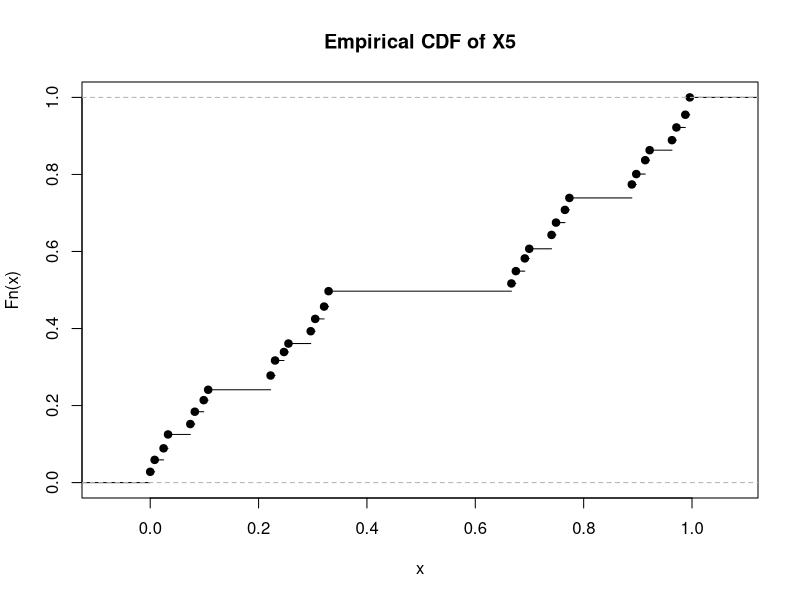
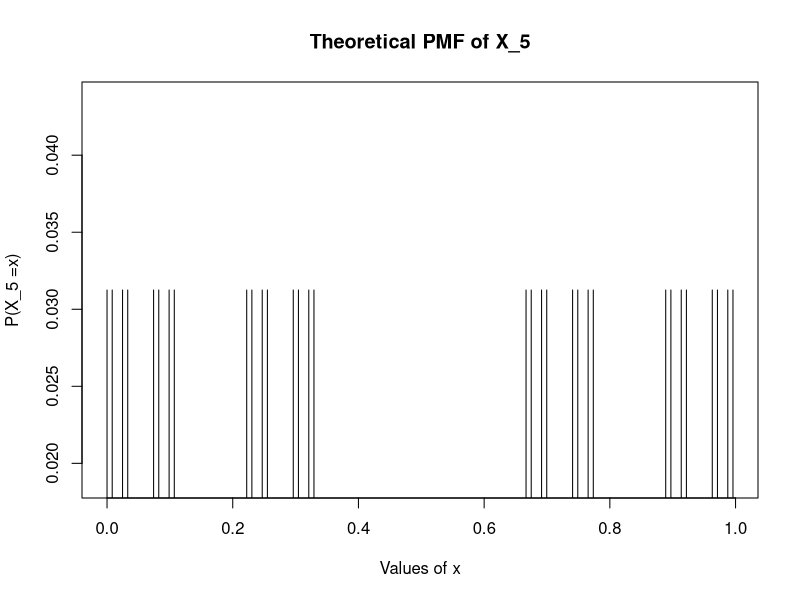
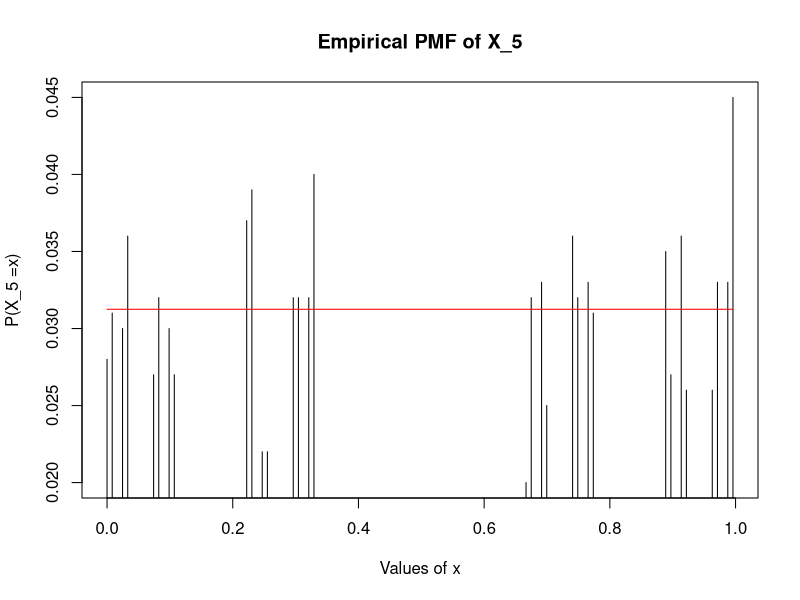
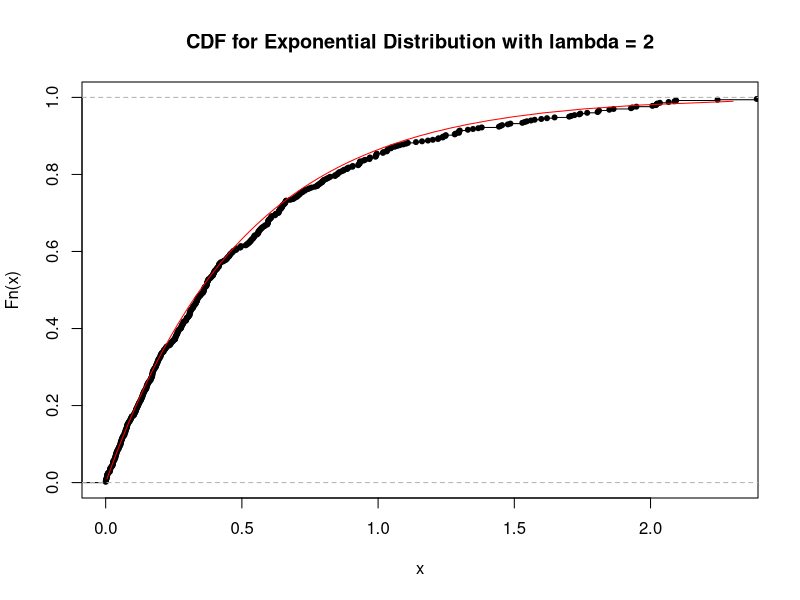
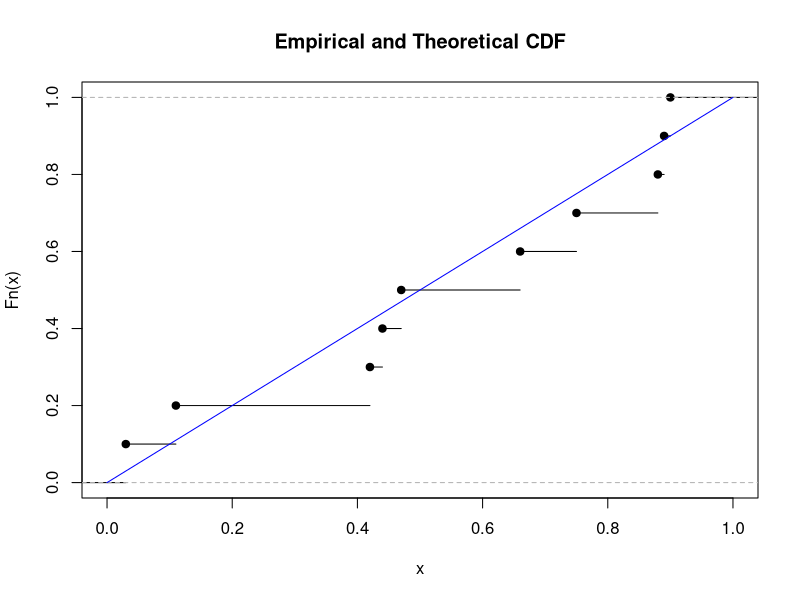
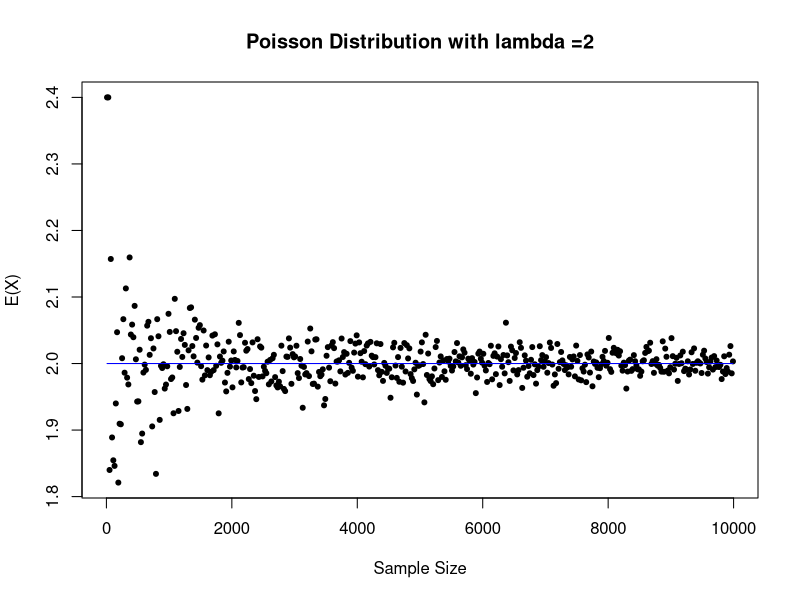
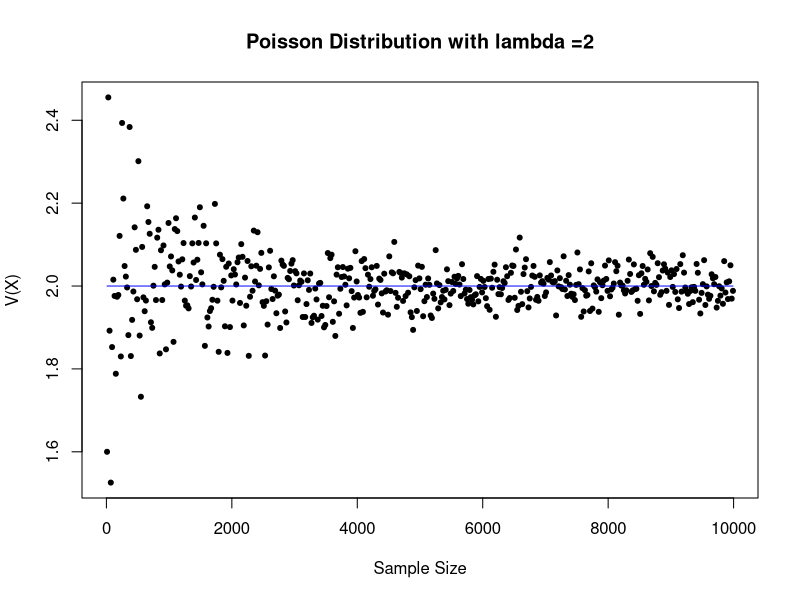
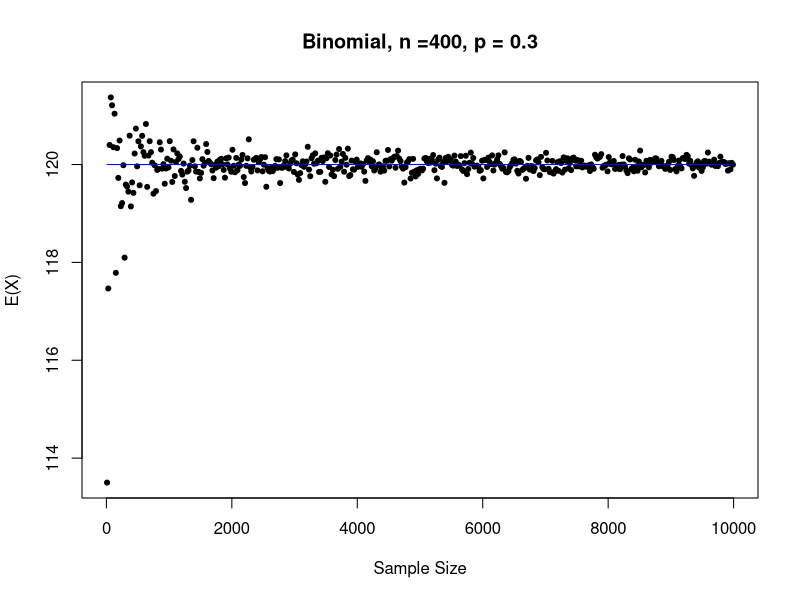

Reproduce these figures in R, in order.
# Question 1

set.seed(5)
nsims <- 1000  # number of simulations
seq <- 1:nsims
n <-5 # number of tosses 
X5 <-c() # initializing list of total winnings
for (i in seq){
x5 = 0 
fair <- sample(1:2, n, replace=TRUE)  # 5 tosses of the coin
seq1 <- 1:length(fair)
for (j in seq1){
if (fair[j] == 1) x5 <- x5 + (2/3^j)  # 1 = heads and sum the winnings
	}
X5[i] <- x5       
	}

 
plot.ecdf(X5, main = "Empirical CDF of X5")


x_vals<- unique(X5) 

# extracting unique values from X_5; this represents all the possible values X_5 can take 

# there are 32 different event and fair coin means 
# probability of each event is 1/32, that is, the probability that X_5
#takes on one of the values is 1/32. We have extracted the values from 
#X_5 above 

prob <- rep(1/length(x_vals), length(x_vals))

plot(x_vals, prob, xlab = "Values of x", ylab = "P(X_5 =x)", main = "Theoretical PMF of X_5", type = 'h')

m <- 1:length(x_vals)
probs <- c() 

for (i in m){
	bool <- X5 == x_vals[i] # creates 1 if true 0 if false 
	p = mean(bool)  # mean will give the proportion 
	probs[i] = p
}

plot(x_vals, probs, xlab = "Values of x", ylab = "P(X_5 =x)", main = "Empirical PMF of X_5", type = 'h')
points(x_vals, prob, col = "red", type = 'l')

# ------------------------------------------------------------------

# Question 2


set.seed(2)
n <- 500  # sample size 

# Exponential random variable with parameter lambda = 2 
lambda <-2
data <- rexp(n, lambda)

# Theoretical CDF 

probs <- seq(from=0.01,to=0.99,by=0.01)
xvals <- qexp(probs, lambda)

plot.ecdf(data,xlim=c(min(xvals),max(xvals)), main ="CDF for Exponential Distribution with lambda = 2", pch=20)
points(xvals,probs,col="red",type="l")


#----------------------------------------------------------------------

# Question 3

val <- c(0.03,0.11,0.42, 0.44,0.47,0.66,0.75, 0.88, 0.89, 0.90) # values 


# theoretical cdf F(t) =t on the interval [0,1]
x <- seq(0,1,0.01) 
plot.ecdf(val, xlim= c(0,1),main = "Empirical and Theoretical CDF")
points(x, x, type = 'l', col = 'blue')


# For all t in [0,1]

F <- ecdf(val)
diff <- abs(F(x)- x)
K <- max(diff)

# finding the corresponding t :

# finding the index for which the max difference occurs

t_index <- which(diff== K)

t <- x[t_index]

print(K)
print(t)


# Just for this dataset 

F <- ecdf(val)
diff <- abs(F(val)- val)
K <- max(diff)

# finding the corresponding t :

# finding the index for which the max difference occurs

t_index <- which(diff== K)

t <- val[t_index]
print(K)
print(t)

# ----------------------------------------------------------------------

# Q5 a) 

set.seed(42)
simulations <-  seq(10,10000, 20) # sample sizes  
lambda <- 2 # parameter 
E <- c()
V <-c()
n <- 1:length(simulations) 
for (i in n){
	val <- rpois(simulations[i],lambda)
	e <- mean(val)
	v <- var(val)
	E[i] <- e
	V[i] <- v
}

theoretical <- rep(2, length(simulations)) # theoretical = 2


# Plotting the Expectation and Variance 


plot(simulations, E, pch = 20, main ="Poisson Distribution with lambda =2", xlab="Sample Size", ylab = "E(X)")
points(simulations, theoretical, col="blue", type = "l")


plot(simulations, V, pch = 20, main ="Poisson Distribution with lambda =2", xlab="Sample Size", ylab = "V(X)")
points(simulations, theoretical, col="blue", type = "l")

# Plotting the difference

# calculating the differences 

diff_E <- abs(theoretical-E) 
diff_V <- abs(theoretical-V)



# Question 5b) 


set.seed(42)
simulations <-  seq(10,10000, 20) # sample sizes

n <-400 

p <- 0.3

E <- c()
V <-c()

m <- 1:length(simulations) 
for (i in m){
	val <- rbinom(simulations[i], n, p)
	e <- mean(val)
	v <- var(val)
	E[i] <- e
	V[i] <- v
}

# Calculating theoretical expectation and variance 

theo_E <-rep(n*p, length(simulations)) # theoretical = np
theo_V <- rep(n*p*(1-p), length(simulations)) #theoretical = np(1-p)



# Plotting the Expectation and Variance 

plot(simulations, E, pch = 20, main ="Binomial, n =400, p = 0.3", xlab="Sample Size", ylab = "E(X)")
points(simulations, theo_E, col="blue", type = "l")


plot(simulations, V, pch = 20, main ="Binomial, n =400, p = 0.3", xlab="Sample Size", ylab = "V(X)")
points(simulations, theo_V, col="blue", type = "l")

# Plotting the difference

# calculating the differences 

diff_E <- abs(theo_E-E) 
diff_V <- abs(theo_V-V)


# ---------------------------------------------------------------------

# Question 6

set.seed(42)
p <- 0.2 # probability of heads for biased coin
procedure <- 1:1000

tot_num_flips = 0

for (i in procedure){
	num_flips <- 0
	repeat{
	x_val <- c()
	x_val[1] <-  rbinom(1, 1, p) # 1st flip
	x_val[2]<- rbinom(1,1,p)	 # 2nd flip 
	num_flips <- num_flips + 2   # doing 2 flips 
	if (x_val[1] != x_val[2]) {  # if the flips are different
		break 
				}		
		}
	tot_num_flips <- tot_num_flips + num_flips	
	}
	



avg_num_flips <- tot_num_flips/length(procedure)
print(avg_num_flips)
